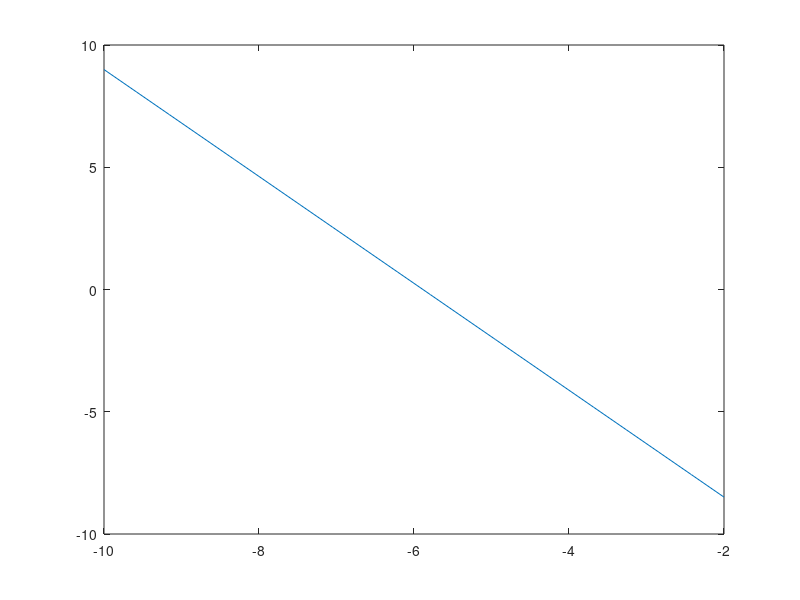

Here is the MATLAB script that generated this plot: (Note: this script raises an error after producing the figure.)
function [] = draw_combined()

x = linspace(-10,-2,20);
f = -2.186*x - 12.864;

y = linspace(-2,0,20);
g = 4.246 * y;

z = linspace(0,10,20);
h = 10 * exp(-0.05 * z - 0.5).*sin(0.03 * z.^2 + 0.7 * z);

p = plot(x,f);
p.Color = 'g';
hold on
q = plot(y,g);
q.Color = 'r';
hold on
r = plot(z,h);
r.Color = 'b';

end